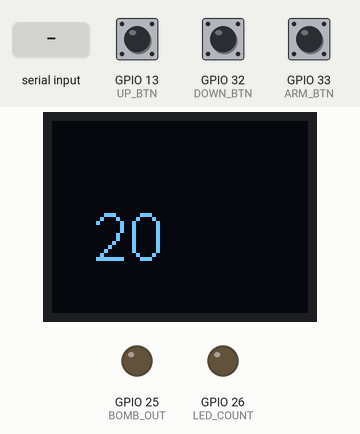
Simulated run of this sketch. Board: ESP8266 (NodeMCU). Parts: 64×48 one-colour display, output pins drawn as LEDs (lit = HIGH). Dashed ring = blinking. The inputs (shaded band) are chosen by the test bench; at power-on: GPIO 33 (ARM_BTN) HIGH, GPIO 13 (UP_BTN) HIGH, GPIO 32 (DOWN_BTN) HIGH. What the sketch prints to the serial monitor is not drawn.

Above: at 1.2 s.
1.3 s: GPIO 33 (ARM_BTN) pulled LOW for 0.15 s
At 2.3 s:
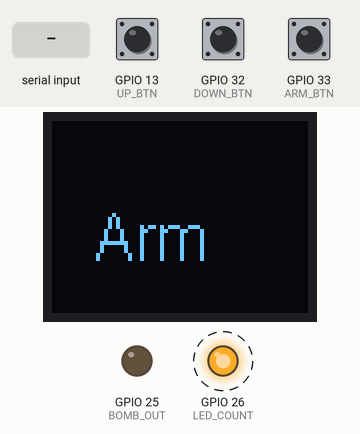
At 3.3 s:
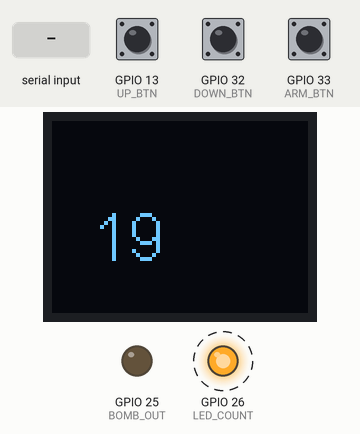
4.4 s: GPIO 13 (UP_BTN) pulled LOW for 0.15 s
6.0 s: "u" received over Serial
7.5 s: "d" received over Serial
9.0 s: "a" received over Serial
At 22.2 s:
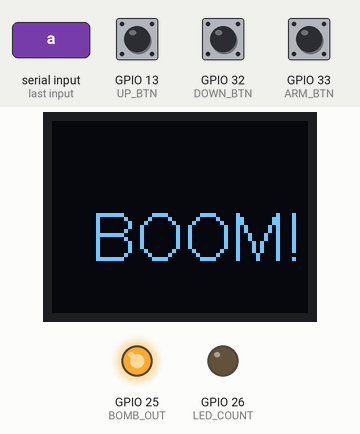
Timing chart, 0 to 23.7 s (numbered marks = the images above; inputs shaded):
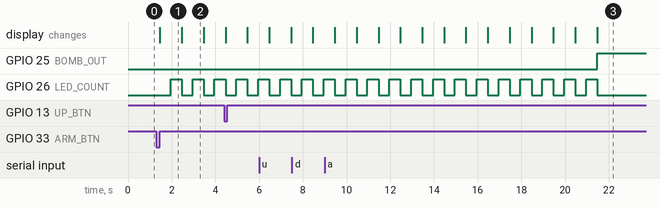

The sketch:

Bomb.ino
```cpp
#include "SSD1306Wire.h"

#define BOMB_OUT 25
#define LED_COUNT 26
#define UP_BTN 13
#define DOWN_BTN 32
#define ARM_BTN 33

void taskSerial();
void taskButtons();
void taskBomb();

void setup() {
  taskSerial();
  taskButtons();
  taskBomb();
}

bool evButtons = false;
uint8_t eventButtons = 0;
static uint8_t buttonlast = 0;

void loop() {
  taskSerial();
  taskButtons();
  taskBomb();
}

void taskSerial() {
  enum class SerialStates {INIT, READING_COMMANDS};
  static SerialStates serialStates =  SerialStates::INIT;

  switch (serialStates) {
    case SerialStates::INIT: {
        Serial.begin(115200);
        serialStates = SerialStates::READING_COMMANDS;
        break;
      }
    case SerialStates::READING_COMMANDS: {
        if (Serial.available() > 0) {
          int dataR = Serial.read();
          if (dataR == 'u') {
            evButtons = true;
            eventButtons = UP_BTN;
            Serial.println("UP_BTN");
          }
          else if (dataR == 'd') {
            evButtons = true;
            eventButtons = DOWN_BTN;
            Serial.println("DOWN_BTN");
          }
          else if (dataR == 'a') {
            evButtons = true;
            eventButtons = ARM_BTN;
            Serial.println("ARM_BTN");
          }
        }
        break;
      }
    default:
      break;
  }
}

void taskButtons() {
  enum class ButtonsStates {INIT, WAITING_PRESS, WAITING_STABLE, WAITING_RELEASE};
  static ButtonsStates buttonsStates =  ButtonsStates::INIT;
  static uint32_t referenceTime = millis();
  const uint32_t timeOutState = 100;

  switch (buttonsStates) {

    case ButtonsStates::INIT: {
        pinMode(UP_BTN, INPUT_PULLUP);
        pinMode(DOWN_BTN, INPUT_PULLUP);
        pinMode(ARM_BTN, INPUT_PULLUP);
        buttonsStates = ButtonsStates::WAITING_PRESS;
        break;
      }
    case ButtonsStates::WAITING_PRESS: {
        if (digitalRead(UP_BTN) == LOW) {
          referenceTime = millis();
          buttonlast = UP_BTN;
          buttonsStates = ButtonsStates::WAITING_STABLE;
        }
        else if (digitalRead(DOWN_BTN) == LOW) {
          referenceTime = millis();
          buttonlast = DOWN_BTN;
          buttonsStates = ButtonsStates::WAITING_STABLE;
        }
        else if (digitalRead(ARM_BTN) == LOW) {
          referenceTime = millis();
          buttonlast = ARM_BTN;
          buttonsStates = ButtonsStates::WAITING_STABLE;
        }
        break;
      }
    case ButtonsStates::WAITING_STABLE: {
        if (digitalRead(buttonlast) == HIGH) {
          buttonsStates = ButtonsStates::WAITING_PRESS;
        }
        else if ((millis() - referenceTime) >= timeOutState) {
          buttonsStates = ButtonsStates::WAITING_RELEASE;
        }
        break;
      }
    case ButtonsStates::WAITING_RELEASE: {
        if (digitalRead(buttonlast) == HIGH) {
          evButtons = true;
          eventButtons = buttonlast;
          Serial.print(buttonlast);
          buttonsStates = ButtonsStates::WAITING_PRESS;
        }
        break;
      }
    default:
      break;
  }
}

void taskBomb() {

  static SSD1306Wire display(0x3c, SDA, SCL, GEOMETRY_64_48);
  enum class BombStates {INIT, WAITING_CONFIG, COUNTING, BOOM};
  static BombStates bombStates = BombStates::INIT;
  static uint8_t counter;
  static uint8_t passwordDisarm[7] = {UP_BTN, UP_BTN, DOWN_BTN, DOWN_BTN, UP_BTN, DOWN_BTN, ARM_BTN};
  static uint8_t password[7] = {0};
  static uint8_t passwordCount = 0;
  static const uint32_t LED_TCOUNT = 500;
  static uint32_t previousMillis;
  static uint8_t LED_STATE = LOW;
  uint32_t currentMillis = millis();

  switch (bombStates) {
    case BombStates::INIT: {
        pinMode(LED_COUNT, OUTPUT);
        pinMode(BOMB_OUT, OUTPUT);
        display.init();
        display.setContrast(255);
        display.clear();
        display.setTextAlignment(TEXT_ALIGN_LEFT);
        display.setFont(ArialMT_Plain_16);
        counter = 20;
        display.clear();
        display.drawString(10, 20, String(counter));
        display.display();
        bombStates = BombStates::WAITING_CONFIG;
        break;
      }

    case BombStates::WAITING_CONFIG: {
        if (evButtons == true) {
          evButtons = false;

          if (eventButtons == UP_BTN) {
            if (counter < 60) {
              counter++;
            }
            display.clear();
            display.drawString(10, 20, String(counter));
            display.display();
          }
          else if (eventButtons == DOWN_BTN) {
            if (counter > 10) {
              counter--;
            }
            display.clear();
            display.drawString(10, 20, String(counter));
            display.display();
          }
          else if (eventButtons == ARM_BTN) {
            bombStates = BombStates::COUNTING;
            Serial.println("BombStates::COUNTING");
            Serial.println("Arm");
            display.clear();
            display.drawString(10, 20, String("Arm"));
            display.display();
            passwordCount = 0;
            previousMillis = millis();
          }
        }
        break;
      }
    case BombStates::COUNTING: {
        if (evButtons == true) {
          evButtons = false;
          password[passwordCount] = eventButtons;
          passwordCount++;

          if ( passwordCount == 7) {
            bool disarm = true;
            for (int i = 0; i < 7; i++) {
              if (password[i] != passwordDisarm[i]) {
                passwordCount = 0;
                disarm = false;
                break;
              }
            }
            if (disarm == true) {
              bombStates = BombStates :: WAITING_CONFIG;
              counter = 20;
              display.clear();
              display.drawString(10, 20, String("Disarm"));
              display.display();
            }
          }
        }

        if ( (currentMillis - previousMillis) >= LED_TCOUNT) {
          previousMillis = currentMillis;
          if (LED_STATE == LOW) {
            LED_STATE = HIGH;
          }
          else {
            LED_STATE = LOW;
            counter--;
            display.clear();
            display.drawString(10, 20, String(counter));
            display.display();
          }
          digitalWrite(LED_COUNT, LED_STATE);
        }

        if (counter == 0) {
          bombStates = BombStates::BOOM;
        }
        break;
      }
    case BombStates::BOOM: {
        digitalWrite(LED_COUNT, LOW);
        digitalWrite(BOMB_OUT, HIGH);
        Serial.println("BOOM");
        display.clear();
        display.drawString(10, 20, "BOOM!");
        display.display();
        delay(2500);
        bombStates = BombStates::INIT;
        break;
      }
    default:
      break;
  }
}
```

codigo.cpp
```cpp

```

Measured:
- after the input at 1.3 s, GPIO 26 (LED_COUNT): alternates HIGH for 0.51 s and LOW for 0.49 s, starting after 0.66 s; the display: changes after 0.16 s (image 1)
- what the display in image 1 shows lasts 1.0 s, from 1.5 s to 2.5 s
